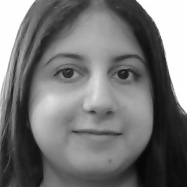
#> input picture dataset/User.11.13.jpg, 187 x 187 px, given in place of the camera
$ python create.py
#> lines starting #> are read from the running program, lines starting #| are printed output that depends on the picture; after the words box and inside, x2 and y2 are one past the last pixel; in counts of white or black regions, pixels touching at a corner belong together
### trainner.py
import cv2
import os
from PIL import Image
import numpy as np

cv2_base_dir = os.path.dirname(os.path.abspath(cv2.__file__))
haar_model = os.path.join(cv2_base_dir, 'data/haarcascade_frontalface_default.xml')

def trainner():
    faceArr, ids = [], []

    recognizer = cv2.face.LBPHFaceRecognizer_create()

    cascade = cv2.CascadeClassifier('haarcascade_frontalface_default.xml')

    imagePath = [os.path.join('dataset',f) for f in os.listdir('dataset')]

    for paths in imagePath:
        if os.path.split(paths)[-1].split('.')[-1] != 'jpg':
            continue

        img = Image.open(paths).convert('L')

        imgArr = np.array(img,'uint8')

        faceId = int(os.path.split(paths)[-1].split('.')[1])

        face = cascade.detectMultiScale(imgArr)

        for (x,y,w,h) in face:
            faceArr.append(imgArr[y:y+h, x:x+w])
            ids.append(faceId)

    recognizer.train(faceArr,np.array(ids))
    recognizer.save('trainner.yml')

### create.py
import cv2
from trainner import trainner
import json


camera = cv2.VideoCapture(1)

cascade = cv2.CascadeClassifier('haarcascade_frontalface_default.xml')

recognizer = cv2.face.LBPHFaceRecognizer_create()

name = input('Enter Name: ')
#> the answer given: dataset/User.11.13.jpg
Id = int(input('Enter Id: '))
#> the answer given: 3
itr = 1

while 1:

    ret, image = camera.read()
#> image is the input picture: shape (187, 187, 3); min 6, max 255, mean 116.8

    grayImage = cv2.cvtColor(image,cv2.COLOR_BGR2GRAY)

    face = cascade.detectMultiScale(grayImage,
                                    scaleFactor = 1.5,
                                    minNeighbors = 5,
                                    minSize= (30,30))
#> face = [[38, 29, 122, 122]]

    for (x,y,w,h) in face:

        cv2.rectangle(image, (x,y), (x+w,y+h), (100,100,0), 2)

        cv2.imwrite('dataset/User.' + str(Id) + '.' + str(itr) + '.jpg', grayImage[y:y+h+5, x:x+w+5])
#> this loop made 1 pass
#> pass 1, `cv2.imwrite('dataset/User.' + str(Id) + '.' + str(itr) + '.jpg', grayI..`:
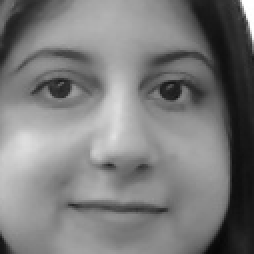
#> saved as User.3.1.jpg: shape (127, 127) (shown 2 times larger); min 7, max 255, mean 123.5
#> after the loop:
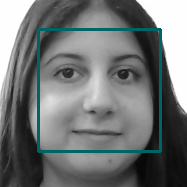
#> image: shape (187, 187, 3); 4.18% of pixels changed, all inside (x1, y1, x2, y2) = (37, 28, 162, 153)
    itr += 1

    if itr == 21:
        break

    if cv2.waitKey(100) & 0xFF == ord('q'):
#> (key q is pressed here)
        break

    cv2.imshow('Frame',image)
camera.release()
cv2.destroyAllWindows()

with open('users.json') as json_file:
#> (reads users.json from the repository)
    data = json.load(json_file)

username = {
            'name':name
           }
data[Id] = username

with open("users.json", "w") as file:
    json.dump(data, file,indent = 4)

trainner()
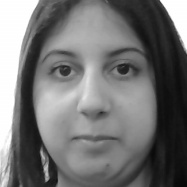
#> input picture dataset/User.11.1.jpg, 187 x 187 px
#> in trainner, img is the input picture: PIL image 187x187 L; min 7, max 255, mean 114.8
#> in trainner, `face = cascade.detectMultiScale(imgArr)`: face = [[21, 16, 146, 146]]
#> the loop in trainner, `for (x,y,w,h) in face:` made 1 pass
#> after the loop in trainner, `for (x,y,w,h) in face:`: faceArr = 1 item; ids = [11]
